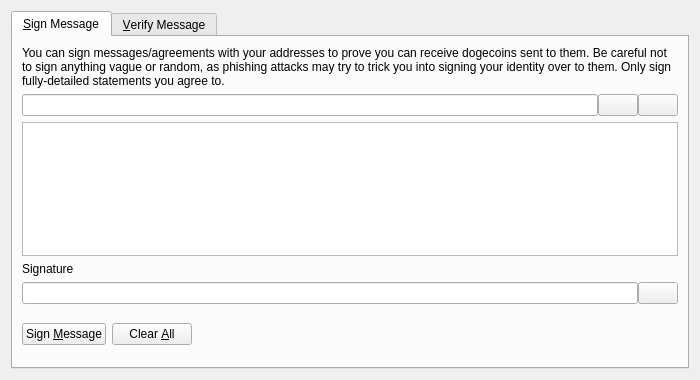
<?xml version="1.0" encoding="UTF-8"?>
<ui version="4.0">
 <class>SignVerifyMessageDialog</class>
 <widget class="QDialog" name="SignVerifyMessageDialog">
  <property name="geometry">
   <rect>
    <x>0</x>
    <y>0</y>
    <width>700</width>
    <height>380</height>
   </rect>
  </property>
  <property name="windowTitle">
   <string>Signatures - Sign / Verify a Message</string>
  </property>
  <property name="modal">
   <bool>true</bool>
  </property>
  <layout class="QVBoxLayout" name="verticalLayout">
   <item>
    <widget class="QTabWidget" name="tabWidget">
     <property name="currentIndex">
      <number>0</number>
     </property>
     <widget class="QWidget" name="tabSignMessage">
      <attribute name="title">
       <string>&amp;Sign Message</string>
      </attribute>
      <layout class="QVBoxLayout" name="verticalLayout_SM">
       <item>
        <widget class="QLabel" name="infoLabel_SM">
         <property name="text">
          <string>You can sign messages/agreements with your addresses to prove you can receive dogecoins sent to them. Be careful not to sign anything vague or random, as phishing attacks may try to trick you into signing your identity over to them. Only sign fully-detailed statements you agree to.</string>
         </property>
         <property name="textFormat">
          <enum>Qt::PlainText</enum>
         </property>
         <property name="wordWrap">
          <bool>true</bool>
         </property>
        </widget>
       </item>
       <item>
        <layout class="QHBoxLayout" name="horizontalLayout_1_SM">
         <property name="spacing">
          <number>0</number>
         </property>
         <item>
          <widget class="QValidatedLineEdit" name="addressIn_SM">
           <property name="toolTip">
            <string>The BrrrFren address to sign the message with</string>
           </property>
          </widget>
         </item>
         <item>
          <widget class="QPushButton" name="addressBookButton_SM">
           <property name="toolTip">
            <string>Choose previously used address</string>
           </property>
           <property name="text">
            <string/>
           </property>
           <property name="icon">
            <iconset resource="../bitcoin.qrc">
             <normaloff>:/icons/address-book</normaloff>:/icons/address-book</iconset>
           </property>
           <property name="shortcut">
            <string>Alt+A</string>
           </property>
           <property name="autoDefault">
            <bool>false</bool>
           </property>
          </widget>
         </item>
         <item>
          <widget class="QPushButton" name="pasteButton_SM">
           <property name="toolTip">
            <string>Paste address from clipboard</string>
           </property>
           <property name="text">
            <string/>
           </property>
           <property name="icon">
            <iconset resource="../bitcoin.qrc">
             <normaloff>:/icons/editpaste</normaloff>:/icons/editpaste</iconset>
           </property>
           <property name="shortcut">
            <string>Alt+P</string>
           </property>
           <property name="autoDefault">
            <bool>false</bool>
           </property>
          </widget>
         </item>
        </layout>
       </item>
       <item>
        <widget class="QPlainTextEdit" name="messageIn_SM">
         <property name="toolTip">
          <string>Enter the message you want to sign here</string>
         </property>
        </widget>
       </item>
       <item>
        <widget class="QLabel" name="signatureLabel_SM">
         <property name="text">
          <string>Signature</string>
         </property>
         <property name="textFormat">
          <enum>Qt::PlainText</enum>
         </property>
        </widget>
       </item>
       <item>
        <layout class="QHBoxLayout" name="horizontalLayout_2_SM">
         <property name="spacing">
          <number>0</number>
         </property>
         <item>
          <widget class="QLineEdit" name="signatureOut_SM">
           <property name="font">
            <font>
             <italic>true</italic>
            </font>
           </property>
           <property name="readOnly">
            <bool>true</bool>
           </property>
          </widget>
         </item>
         <item>
          <widget class="QPushButton" name="copySignatureButton_SM">
           <property name="toolTip">
            <string>Copy the current signature to the system clipboard</string>
           </property>
           <property name="text">
            <string/>
           </property>
           <property name="icon">
            <iconset resource="../bitcoin.qrc">
             <normaloff>:/icons/editcopy</normaloff>:/icons/editcopy</iconset>
           </property>
           <property name="autoDefault">
            <bool>false</bool>
           </property>
          </widget>
         </item>
        </layout>
       </item>
       <item>
        <layout class="QHBoxLayout" name="horizontalLayout_3_SM">
         <item>
          <widget class="QPushButton" name="signMessageButton_SM">
           <property name="toolTip">
            <string>Sign the message to prove you own this BrrrFren address</string>
           </property>
           <property name="text">
            <string>Sign &amp;Message</string>
           </property>
           <property name="icon">
            <iconset resource="../bitcoin.qrc">
             <normaloff>:/icons/edit</normaloff>:/icons/edit</iconset>
           </property>
           <property name="autoDefault">
            <bool>false</bool>
           </property>
          </widget>
         </item>
         <item>
          <widget class="QPushButton" name="clearButton_SM">
           <property name="toolTip">
            <string>Reset all sign message fields</string>
           </property>
           <property name="text">
            <string>Clear &amp;All</string>
           </property>
           <property name="icon">
            <iconset resource="../bitcoin.qrc">
             <normaloff>:/icons/remove</normaloff>:/icons/remove</iconset>
           </property>
           <property name="autoDefault">
            <bool>false</bool>
           </property>
          </widget>
         </item>
         <item>
          <spacer name="horizontalSpacer_1_SM">
           <property name="orientation">
            <enum>Qt::Horizontal</enum>
           </property>
           <property name="sizeHint" stdset="0">
            <size>
             <width>40</width>
             <height>48</height>
            </size>
           </property>
          </spacer>
         </item>
         <item>
          <widget class="QLabel" name="statusLabel_SM">
           <property name="font">
            <font>
             <weight>75</weight>
             <bold>true</bold>
            </font>
           </property>
           <property name="text">
            <string/>
           </property>
           <property name="wordWrap">
            <bool>true</bool>
           </property>
          </widget>
         </item>
         <item>
          <spacer name="horizontalSpacer_2_SM">
           <property name="orientation">
            <enum>Qt::Horizontal</enum>
           </property>
           <property name="sizeHint" stdset="0">
            <size>
             <width>40</width>
             <height>48</height>
            </size>
           </property>
          </spacer>
         </item>
        </layout>
       </item>
      </layout>
     </widget>
     <widget class="QWidget" name="tabVerifyMessage">
      <attribute name="title">
       <string>&amp;Verify Message</string>
      </attribute>
      <layout class="QVBoxLayout" name="verticalLayout_VM">
       <item>
        <widget class="QLabel" name="infoLabel_VM">
         <property name="text">
          <string>Enter the receiver's address, message (ensure you copy line breaks, spaces, tabs, etc. exactly) and signature below to verify the message. Be careful not to read more into the signature than what is in the signed message itself, to avoid being tricked by a man-in-the-middle attack. Note that this only proves the signing party receives with the address, it cannot prove sendership of any transaction!</string>
         </property>
         <property name="textFormat">
          <enum>Qt::PlainText</enum>
         </property>
         <property name="alignment">
          <set>Qt::AlignLeading|Qt::AlignLeft|Qt::AlignTop</set>
         </property>
         <property name="wordWrap">
          <bool>true</bool>
         </property>
        </widget>
       </item>
       <item>
        <layout class="QHBoxLayout" name="horizontalLayout_1_VM">
         <property name="spacing">
          <number>0</number>
         </property>
         <item>
          <widget class="QValidatedLineEdit" name="addressIn_VM">
           <property name="toolTip">
            <string>The BrrrFren address the message was signed with</string>
           </property>
          </widget>
         </item>
         <item>
          <widget class="QPushButton" name="addressBookButton_VM">
           <property name="toolTip">
            <string>Choose previously used address</string>
           </property>
           <property name="text">
            <string/>
           </property>
           <property name="icon">
            <iconset resource="../bitcoin.qrc">
             <normaloff>:/icons/address-book</normaloff>:/icons/address-book</iconset>
           </property>
           <property name="shortcut">
            <string>Alt+A</string>
           </property>
           <property name="autoDefault">
            <bool>false</bool>
           </property>
          </widget>
         </item>
        </layout>
       </item>
       <item>
        <widget class="QPlainTextEdit" name="messageIn_VM"/>
       </item>
       <item>
        <widget class="QValidatedLineEdit" name="signatureIn_VM"/>
       </item>
       <item>
        <layout class="QHBoxLayout" name="horizontalLayout_2_VM">
         <item>
          <widget class="QPushButton" name="verifyMessageButton_VM">
           <property name="toolTip">
            <string>Verify the message to ensure it was signed with the specified BrrrFren address</string>
           </property>
           <property name="text">
            <string>Verify &amp;Message</string>
           </property>
           <property name="icon">
            <iconset resource="../bitcoin.qrc">
             <normaloff>:/icons/transaction_0</normaloff>:/icons/transaction_0</iconset>
           </property>
           <property name="autoDefault">
            <bool>false</bool>
           </property>
          </widget>
         </item>
         <item>
          <widget class="QPushButton" name="clearButton_VM">
           <property name="toolTip">
            <string>Reset all verify message fields</string>
           </property>
           <property name="text">
            <string>Clear &amp;All</string>
           </property>
           <property name="icon">
            <iconset resource="../bitcoin.qrc">
             <normaloff>:/icons/remove</normaloff>:/icons/remove</iconset>
           </property>
           <property name="autoDefault">
            <bool>false</bool>
           </property>
          </widget>
         </item>
         <item>
          <spacer name="horizontalSpacer_1_VM">
           <property name="orientation">
            <enum>Qt::Horizontal</enum>
           </property>
           <property name="sizeHint" stdset="0">
            <size>
             <width>40</width>
             <height>48</height>
            </size>
           </property>
          </spacer>
         </item>
         <item>
          <widget class="QLabel" name="statusLabel_VM">
           <property name="font">
            <font>
             <weight>75</weight>
             <bold>true</bold>
            </font>
           </property>
           <property name="text">
            <string/>
           </property>
           <property name="wordWrap">
            <bool>true</bool>
           </property>
          </widget>
         </item>
         <item>
          <spacer name="horizontalSpacer_2_VM">
           <property name="orientation">
            <enum>Qt::Horizontal</enum>
           </property>
           <property name="sizeHint" stdset="0">
            <size>
             <width>40</width>
             <height>48</height>
            </size>
           </property>
          </spacer>
         </item>
        </layout>
       </item>
      </layout>
     </widget>
    </widget>
   </item>
  </layout>
 </widget>
 <customwidgets>
  <customwidget>
   <class>QValidatedLineEdit</class>
   <extends>QLineEdit</extends>
   <header>qvalidatedlineedit.h</header>
  </customwidget>
 </customwidgets>
 <resources>
  <include location="../bitcoin.qrc"/>
 </resources>
 <connections/>
</ui>
